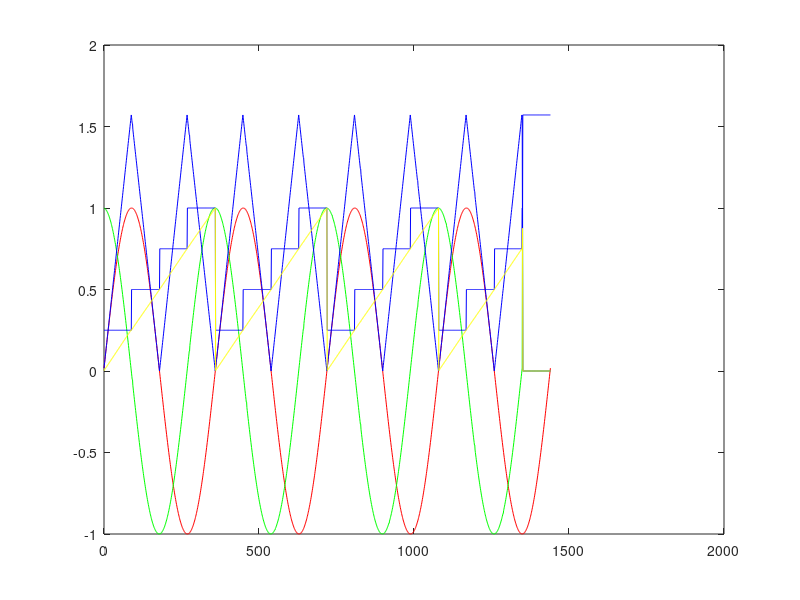

Reproduce this figure in MATLAB.
theta = 0:1:360*4;

va = zeros(size(theta));
vb = zeros(size(theta));
angle = zeros(size(theta));
angle360 = zeros(size(theta));

buffer = zeros(91);

N = length(theta);

first_run = 1;
n = 1;
m=1;
k=1;

for i=1:N
    va(i) = k*sin(i/180*pi);
    
    if k < 1
        k=k+0.001;
    end
    
    buffer(n) = va(i);
    
    if n <= 91
        n = n + 1;    
    else
        first_run = 0;
        n = 1;
    end
    
    if first_run == 0
        if n > 1
            vb(m) = buffer(n-1);
        else
            vb(m) = buffer(91);
        end
        
        m=m+1;
    end
    
    vb(m) = k*cos(i/180*pi);
    
    
end

max = 0;
sector = zeros(size(theta));
max = 1.55;

for i=1:N
    angle(i) = atan(va(i)/vb(i));
    if(max<angle(i))
        max = angle(i);
    end
        
    if angle(i)<0
        angle(i) = -angle(i);
    end
    
    if  va(i)>0 && vb(i)> 0
        sector(i) = 1;
    end
    
    if va(i)>0 && vb(i) < 0
        sector(i) = 2;
    end
    
    if va(i)<0 && vb(i) < 0
        sector(i) = 3;
    end
    
    if va(i)<0 && vb(i) >0
        sector(i) = 4;
    end
    
    angle_deg = 90 * ( angle(i) / max );
    
    switch sector(i) 
        case 1
            angle360(i) = angle_deg;
        case 2
            angle360(i) = 180 - angle_deg;
        case 3
            angle360(i) = 180 + angle_deg;
        case 4
            angle360(i) = 360 - angle_deg;
    end
    
    angle360(i) = angle360(i) / 360;
end

plot(theta, va,'Color','red');
hold on;
plot(theta, vb,'Color','green');

hold on;
plot(theta, angle,'Color','blue');
hold on;
plot(theta, sector/4,'Color','blue');

hold on;
plot(theta, angle360,'Color','yellow');